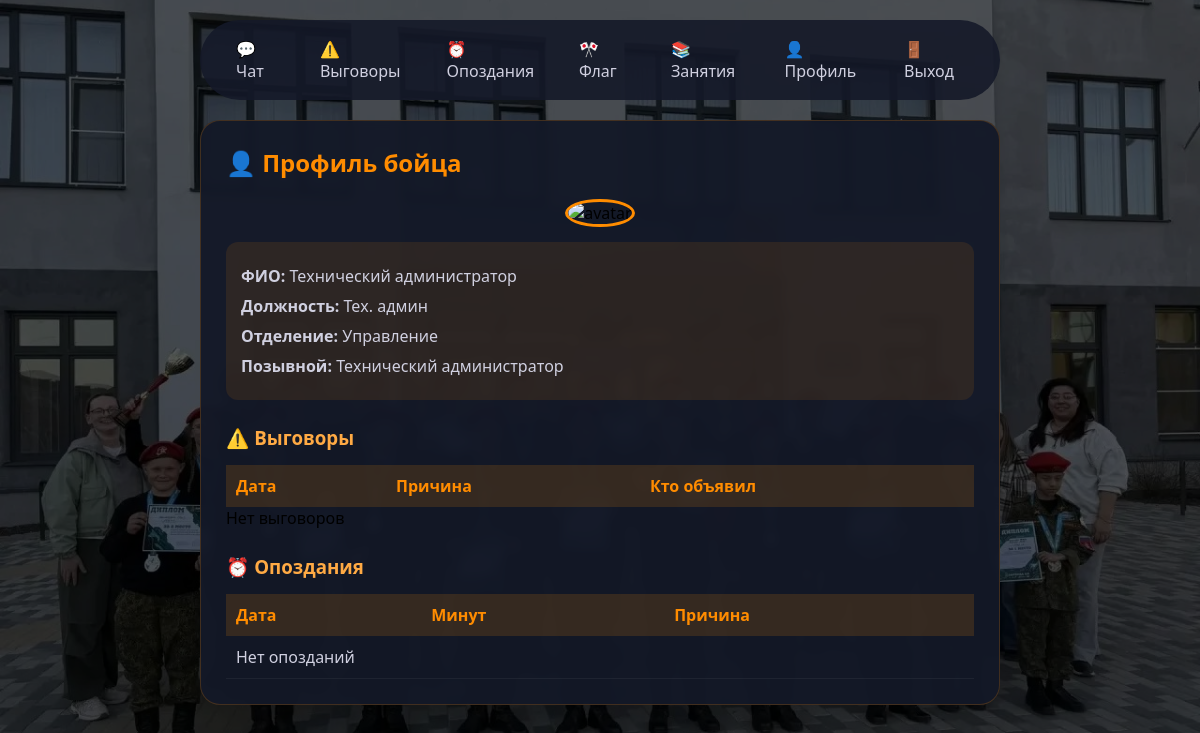
The page /user_profile/1 (signed in) on the database its author committed.
### tables this page shows
CREATE TABLE users (
            id INTEGER PRIMARY KEY AUTOINCREMENT,
            login TEXT UNIQUE,
            password TEXT,
            full_name TEXT,
            rank TEXT,
            unit TEXT DEFAULT '1 отделение',
            role_template TEXT DEFAULT 'junior',
            can_chat_write INTEGER DEFAULT 0,
            can_view_all_reprimands INTEGER DEFAULT 0,
            can_issue_reprimands INTEGER DEFAULT 0,
            can_view_all_lateness INTEGER DEFAULT 0,
            can_manage_users INTEGER DEFAULT 0,
            can_change_unit INTEGER DEFAULT 0,
            can_manage_flag INTEGER DEFAULT 0,
            can_manage_schedule INTEGER DEFAULT 0
        , nickname TEXT DEFAULT '', avatar TEXT DEFAULT '');

### Феникс/app.py (the view)
@app.route('/user_profile/<int:user_id>')
@login_required
def user_profile(user_id):
    conn = sqlite3.connect(DB_NAME)
    cur = conn.cursor()
    cur.execute('''
        SELECT full_name, rank, unit, role_template, nickname,
               can_chat_write, can_view_all_reprimands, can_issue_reprimands,
               can_view_all_lateness, can_manage_users, can_change_unit
        FROM users WHERE id = ?
    ''', (user_id,))
    user_info = cur.fetchone()
    cur.execute("SELECT date, reason, issued_by FROM reprimands WHERE user_id = ? ORDER BY date DESC", (user_id,))
    reprimands_user = cur.fetchall()
    cur.execute("SELECT date, minutes, reason FROM lateness WHERE user_id = ? ORDER BY date DESC", (user_id,))
    lateness_user = cur.fetchall()
    conn.close()
    return render_template('user_profile.html',
                         user=user_info,
                         reprimands=reprimands_user,
                         lateness=lateness_user,
                         can_view_all=session.get('can_view_all_reprimands'))

### Феникс/app.py (called while the page is built)
def login_required(f):
    @wraps(f)
    def decorated(*args, **kwargs):
        if 'user_id' not in session:
            return redirect(url_for('login'))
        return f(*args, **kwargs)
    return decorated

### Феникс/templates/user_profile.html (shortened to what this page needs)
<!DOCTYPE html>
<html lang="ru">
<head>
</head>
<body>
    <div class="container">
        <div class="nav">
            <a href="/chat">💬 Чат</a>
            <a href="/reprimands">⚠️ Выговоры</a>
            <a href="/lateness">⏰ Опоздания</a>
            <a href="/flag_duty">🎌 Флаг</a>
            <a href="/schedule">📚 Занятия</a>
            <a href="/profile">👤 Профиль</a>
            <a href="/logout">🚪 Выход</a>
        </div>
        <div class="card">
            <h2>👤 Профиль бойца</h2>
            <div class="avatar-container">
                <img src="{{ user[5] if user[5] else '/static/default-avatar.png' }}" class="avatar-profile" alt="avatar" onerror="this.src='/static/default-avatar.png'">
            </div>
            <div class="info">
                <p><strong>ФИО:</strong> {{ user[0] }}</p>
                <p><strong>Должность:</strong> {{ user[1] }}</p>
                <p><strong>Отделение:</strong> {{ user[2] }}</p>
                <p><strong>Позывной:</strong> {{ user[4] if user[4] else user[0] }}</p>
            </div>
            <h3>⚠️ Выговоры</h3>
            <table><th>Дата</th><th>Причина</th><th>Кто объявил</th></table>
            <tbody>{% for r in reprimands %}<tr><td>{{ r[0] }}</td><td>{{ r[1] }}</td><td>{{ r[2] }}</td></tr>{% else %}<tr><td colspan="3">Нет выговоров</td>{% endfor %}</tbody>
            <h3>⏰ Опоздания</h3>
            <table><th>Дата</th><th>Минут</th><th>Причина</th></tr>
            <tbody>{% for l in lateness %}<tr><td>{{ l[0] }}</td><td>{{ l[1] }}</td><td>{{ l[2] }}</td></tr>{% else %}<tr><td colspan="3">Нет опозданий</td>{% endfor %}</tbody>
            </table>
        </div>
    </div>
</body>
</html>

### Феникс/templates/user_profile.html (style rules this page uses)
* { margin:0;padding:0;box-sizing:border-box }
body { font-family:'Segoe UI',sans-serif; background-image: url('/static/background.jpg'); background-size: cover; background-position: center; background-attachment: fixed; min-height:100vh; padding:20px; position:relative; }
body::before { content:''; position:absolute; top:0; left:0; right:0; bottom:0; background:rgba(0,0,0,0.65); z-index:0; }
.container { max-width:800px;margin:0 auto;position:relative;z-index:1 }
.nav { background:rgba(20,25,40,0.9);padding:12px 20px;border-radius:60px;margin-bottom:20px;display:flex;gap:10px }
.nav a { color:#d0d0e0;text-decoration:none;padding:6px 16px;border-radius:30px }
.card { background:rgba(20,25,40,0.95);border-radius:20px;padding:25px;border:1px solid rgba(255,140,0,0.2);backdrop-filter:blur(5px) }
h2 { color:#ff8c00;margin-bottom:20px }
h3 { color:#ffaa44;margin:25px 0 15px }
.info { background:rgba(255,140,0,0.1);padding:15px;border-radius:12px;margin-bottom:20px }
.info p { margin:8px 0;color:#d0d0e0 }
table { width:100%;border-collapse:collapse }
th { background:rgba(255,140,0,0.15);color:#ff8c00;padding:10px;text-align:left }
td { padding:10px;border-bottom:1px solid rgba(255,255,255,0.05);color:#d0d0e0 }
.avatar-profile { width:100px;height:100px;border-radius:50%;object-fit:cover;border:3px solid #ff8c00;margin-bottom:15px }
.avatar-container { text-align:center }

### rows shown on the page
users: full_name "Технический администратор", rank "Тех. админ", unit "Управление", nickname "Технический администратор"
